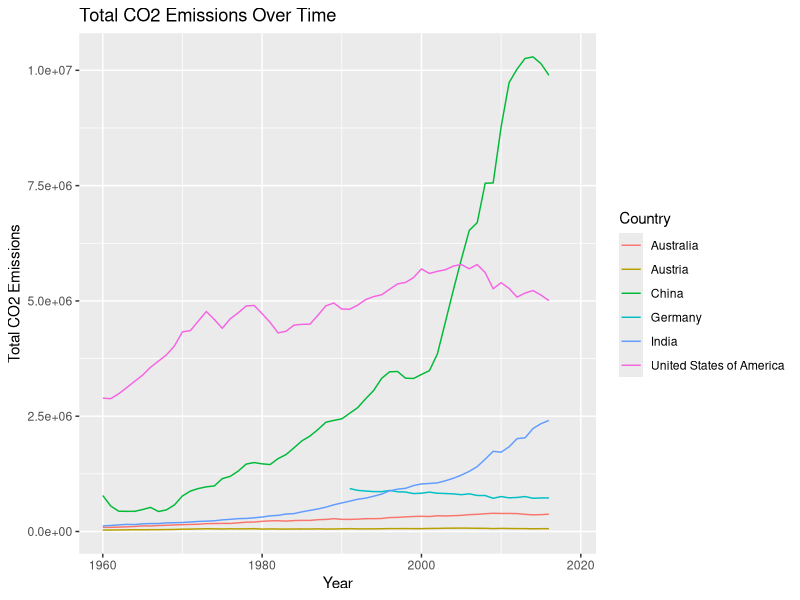
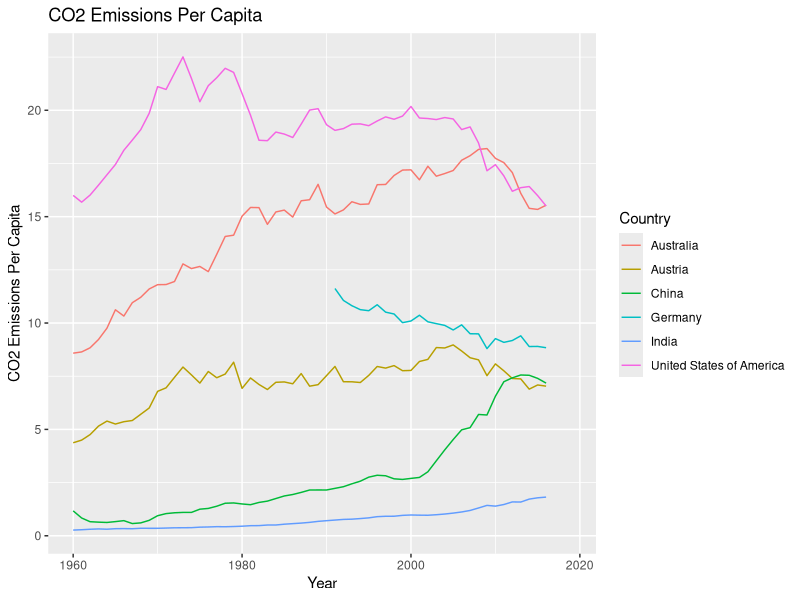
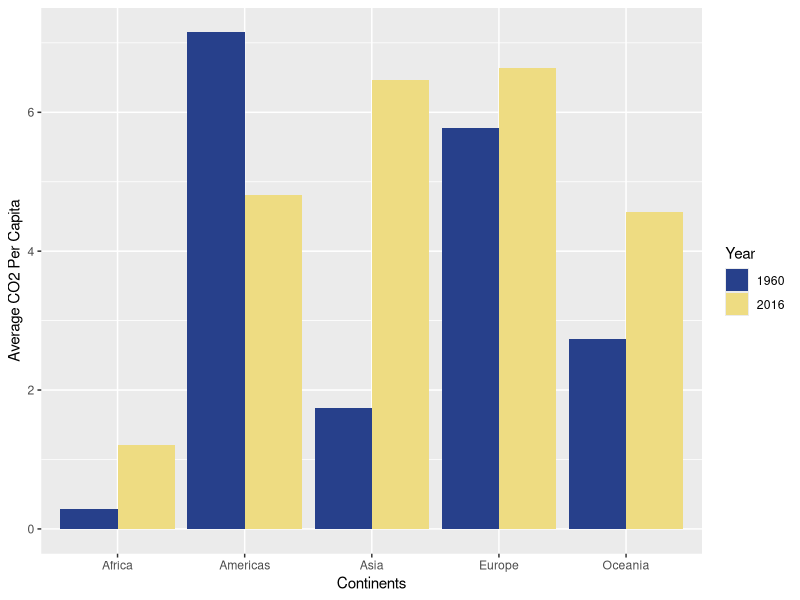
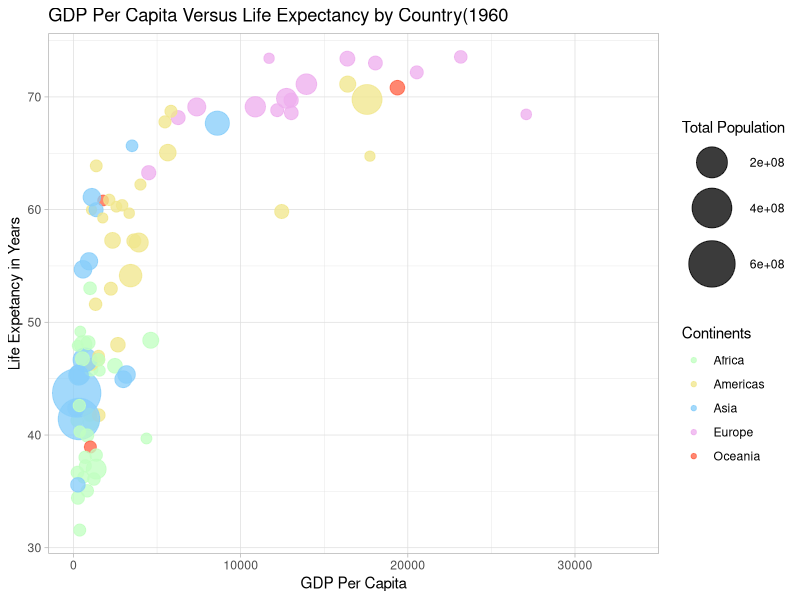
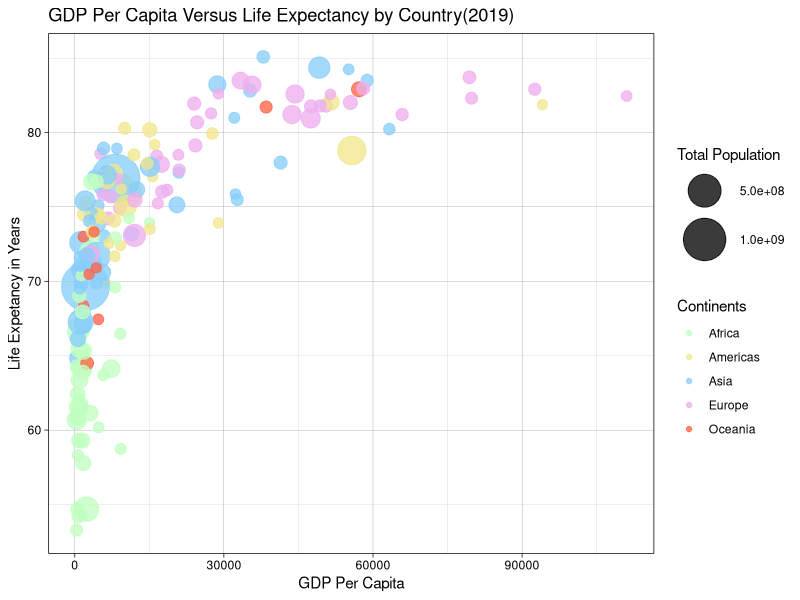
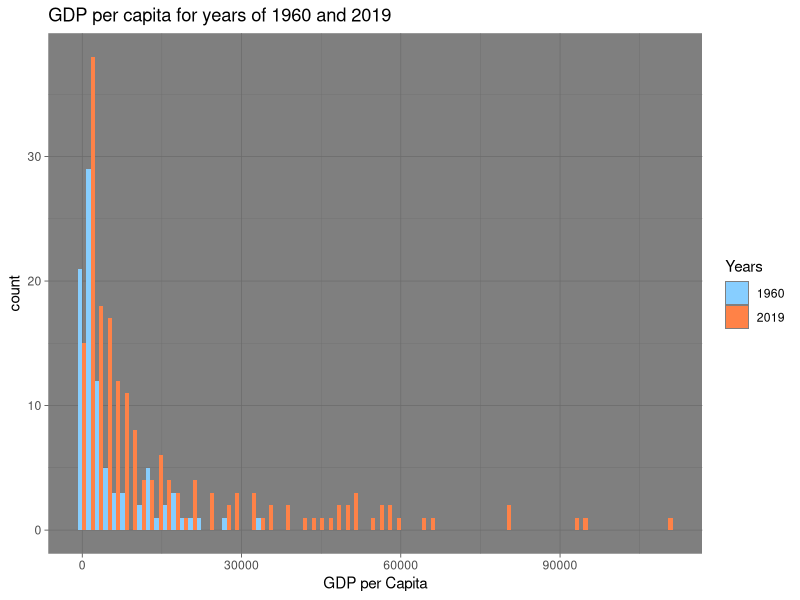

The R source for these figures, in order:
## ---- chunk 1
library(tidyverse) 
library(dplyr)


df <- read_delim("data/gapminder.csv")
x <- nrow(df)
y <- ncol(df)

cat("It has", x, "rows, and",y, "columns")
## ---- chunk 2
df %>% 
  sample_n(10)
## ---- chunk 3
count(unique(df['iso3']))
count(unique(df['iso2']))
count(unique(df['name']))
## ---- chunk 4
df %>% 
   group_by(iso2) %>% 
   summarise(number_count = n_distinct(name)) %>%
   select(iso2,number_count) %>%
   arrange(desc(number_count)) %>%
   print()
df %>% 
   filter(is.na(name)) %>% 
   distinct(iso2)
## ---- chunk 5
df %>% 
   group_by(name) %>% 
   summarise(name_count = n_distinct(iso3)) %>%
   select(name,name_count) %>%
   arrange(desc(name_count)) %>%
   print()
df %>% 
   filter(is.na(name)) %>% 
   distinct(iso3)
## ---- chunk 6
df %>% 
  filter(!is.na(time),!is.na(time)) %>% 
  summarise(maximum_year = max(time), minimum_year = min(time))
## ---- chunk 7
df %>%
    filter(is.na(co2),is.na(co2_PC)) %>%
    group_by(time) %>% 
    summarise(years = n()) %>%
    arrange(-years) %>% 
    head(3)
## ---- chunk 8
df %>% 
    filter(name == "United States of America" | name == "China" | name == "India"
           | name == "Austria" | name == "Germany" | name == "Australia") %>%
    group_by(name, time) %>% 
    summarise(t_co2 = sum(co2)) %>% 
    ggplot(aes(x = time, y = t_co2, color = name)) +
    geom_line() +
    labs(title = "Total CO2 Emissions Over Time", x = "Year", y = "Total CO2 Emissions", color = "Country")
## ---- chunk 9
df %>% 
    filter(name == "United States of America" | name == "China" | name == "India"
           | name == "Austria" | name == "Germany" | name == "Australia") %>%
    group_by(name, time) %>% 
    summarise(t_co2pc = co2_PC) %>% 
    ggplot(aes(x = time, y = t_co2pc, color = name)) +
    geom_line() +
    labs(title = "CO2 Emissions Per Capita", x = "Year", y = "CO2 Emissions Per Capita", color = "Country")
## ---- chunk 10
df %>% 
   filter(!is.na(co2_PC)) %>%
   group_by(region) %>% 
   summarise(avg_co2_PC = mean(co2_PC)) %>% 
   print()
## ---- chunk 11
ycolors <- c("royalblue4", "lightgoldenrod2")
df %>% 
  filter(time == "1960" | time == "2016") %>% 
  filter(!is.na(co2_PC)) %>% 
  filter(!is.na(region)) %>% 
  group_by(region, time) %>% 
  summarise(avg_co2pc = mean(co2_PC)) %>% 
  ggplot(aes(x= region, y = avg_co2pc, fill = as.factor(time))) +
  geom_bar(stat = "identity", position = position_dodge(width = 0.9))+
  scale_fill_manual(values = ycolors) +
  labs(x= "Continents", y = "Average CO2 Per Capita", 
       fill = "Year")
## ---- chunk 12
#Americas
df %>% 
   filter(region == "Americas") %>% 
   filter(time == "2019") %>% 
   group_by(region) %>% 
   mutate(rank = rank(co2_PC)) %>%
   filter(rank(rank) <= 3 | rank >= n() -2) %>% 
   select(name, region, rank) %>% 
   arrange(rank)  
#Asia
df %>% 
   filter(region == "Asia") %>% 
   filter(time == "2019") %>% 
   group_by(region) %>% 
   mutate(rank = rank(co2_PC)) %>%
   filter(rank(rank) <= 3 | rank >= n() -2) %>% 
   select(name, region, rank) %>% 
   arrange(rank)  
#Europe
df %>% 
   filter(region == "Europe") %>% 
   filter(time == "2019") %>% 
   group_by(region) %>% 
   mutate(rank = rank(co2_PC)) %>%
   filter(rank(rank) <= 3 | rank >= n() -2) %>% 
   select(name, region, rank) %>% 
   arrange(rank)  
#Africa
df %>% 
   filter(region == "Africa") %>% 
   filter(time == "2019") %>% 
   group_by(region) %>% 
   mutate(rank = rank(co2_PC)) %>%
   filter(rank(rank) <= 3 | rank >= n() -2) %>% 
   select(name, region, rank) %>% 
   arrange(rank)  
#Oceania
df %>% 
   filter(region == "Oceania") %>% 
   filter(time == "2019") %>% 
   group_by(region) %>% 
   mutate(rank = rank(co2_PC)) %>%
   filter(rank(rank) <= 3 | rank >= n() -2) %>% 
   select(name, region, rank) %>% 
   arrange(rank)  
## ---- chunk 13
con_colors <- c("darkseagreen1","khaki", "lightskyblue", "plum2", "tomato1")
df %>% 
  filter(time == "1960") %>% 
  filter(!is.na(region)) %>% 
  filter(!is.na(GDP_PC)) %>% 
  ggplot(aes(x = GDP_PC, y = lifeExpectancy)) +
  geom_point(aes(size = totalPopulation, color = region), alpha = 0.77) +
  scale_size(range = c(3, 16)) +
  scale_color_manual(values = con_colors) +
  labs(title = "GDP Per Capita Versus Life Expectancy by Country(1960", 
       x = "GDP Per Capita", y = "Life Expetancy in Years", 
       size = "Total Population", color = "Continents") +
  theme_light()
  
  
## ---- chunk 14
con_colors <- c("darkseagreen1","khaki", "lightskyblue", "plum2", "tomato1")
df %>% 
  filter(time == "2019") %>% 
  filter(!is.na(region)) %>% 
  filter(!is.na(GDP_PC)) %>% 
  ggplot(aes(x = GDP_PC, y = lifeExpectancy)) +
  geom_point(aes(size = totalPopulation, color = region), alpha = 0.77) +
  scale_size(range = c(3, 16)) +
  scale_color_manual(values = con_colors) +
  labs(title = "GDP Per Capita Versus Life Expectancy by Country(2019)", 
       x = "GDP Per Capita", y = "Life Expetancy in Years", 
       size = "Total Population", color = "Continents") +
  theme_linedraw()
## ---- chunk 15
#1960
df %>% 
   filter(!is.na(lifeExpectancy)) %>% 
   filter(grepl('1960', time)) %>% 
   group_by(region) %>% 
   summarise(avg_le60 = mean(lifeExpectancy))

#2019   
df %>% 
   filter(!is.na(lifeExpectancy)) %>% 
   filter(grepl('2019', time)) %>% 
   group_by(region) %>% 
   summarise(avg_le19 = mean(lifeExpectancy))  
## ---- chunk 16
df %>% 
   filter(!is.na(lifeExpectancy)) %>%
   filter(time == "1960"| time == "2019" ) %>% 
   filter(!is.na(region)) %>% 
   group_by(region, time) %>%
   summarise(avgle = mean(lifeExpectancy)) %>%
   mutate(prev = lag(avgle), growth = avgle - prev) %>%
   filter(!is.na(growth)) %>% 
   arrange(-growth)
## ---- chunk 17
hcolors <- c("skyblue1", "sienna1")

df %>% 
  filter(time == "1960" | time == "2019") %>% 
  filter(!is.na(GDP_PC)) %>% 
  ggplot(aes(x = GDP_PC, fill = as.factor(time)))+
  geom_histogram(binwidth = 1600, position = "dodge") +
  scale_fill_manual(values = hcolors) +
  labs(title = "GDP per capita for years of 1960 and 2019", x = "GDP per Capita", fill = "Years")+
  theme_dark()

## ---- chunk 18
df %>% 
    filter(time == "1960") %>% 
    filter(!is.na(lifeExpectancy)) %>%
    filter(!is.na(region)) %>% 
    mutate(le_rank = rank(desc(lifeExpectancy))) %>% 
    select(name, le_rank, time,region) %>% 
    filter(name == "United States of America") %>% 
    print()
    

df %>% 
    filter(time == "2019") %>% 
    filter(!is.na(lifeExpectancy)) %>%
    filter(!is.na(region)) %>% 
    mutate(le_rank = rank(desc(lifeExpectancy))) %>% 
    select(name, le_rank, time, region) %>% 
    filter(name == "United States of America") %>% 
    print()    
   
## ---- chunk 19
df %>% 
    filter(time == "1960") %>% 
    filter(!is.na(lifeExpectancy)) %>%
    filter(!is.na(region)) %>% 
    mutate(le_rank = rank(desc(lifeExpectancy)), nc = n(), r_rank = le_rank/nc) %>% 
    select(name, le_rank, time, nc, r_rank) %>% 
    filter(name == "United States of America") %>% 
    print()

df %>% 
    filter(time == "2019") %>% 
    filter(!is.na(lifeExpectancy)) %>%
    filter(!is.na(region)) %>% 
    mutate(le_rank = rank(desc(lifeExpectancy)), nc = n(), r_rank = le_rank/nc) %>% 
    select(name, le_rank, time, nc, r_rank) %>% 
    filter(name == "United States of America") %>% 
    print()
